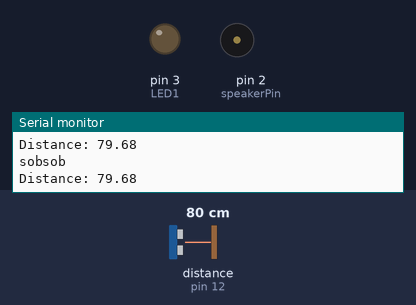
Bench run of a sketch on a simulated Arduino Uno, built with avr-gcc and run on an emulated ATmega328P. On the bench: output pins drawn as LEDs (lit = HIGH), buzzer (waves = sounding), the last lines printed to the serial monitor. Wiring (inferred from the names in the program): ultrasonic range finder: trigger pin 13; echo pin 12. Dashed ring = blinking. Inputs (shaded band) come from the test bench; at power-on: distance to the obstacle (sensor on pin 12) 80 cm. The echo pulse lasts 58.3 µs per cm; pins used as bus, display or sensor lines are not drawn.

Above: at 1.2 s.
1.3 s: distance to the obstacle (sensor on pin 12) set to 23 cm
2.8 s: distance to the obstacle (sensor on pin 12) set to 19 cm
At 3.6 s:
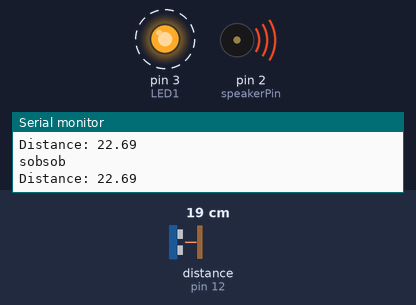
5.8 s: distance to the obstacle (sensor on pin 12) set to 35 cm
At 6.7 s:
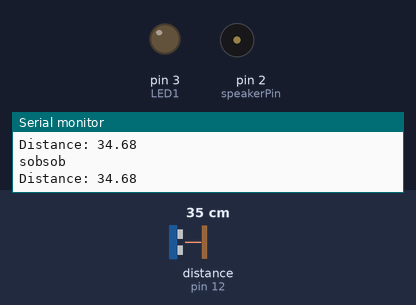
7.5 s: distance to the obstacle (sensor on pin 12) set to 2 cm
At 8.3 s:
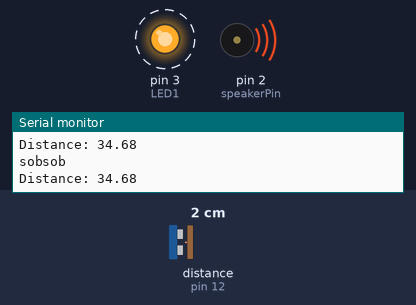
Timing chart, 0 to 11.5 s (numbered marks = the images above; inputs shaded):
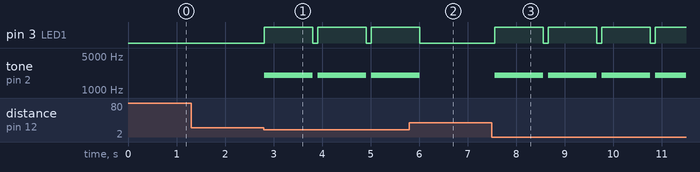

The sketch:

project2_range_based_alarm.ino
```cpp
// C++ code
//

const int trigPin = 13;
const int echoPin = 12;
const int speakerPin = 2;
const int LED1 = 3;

float duration;
float distance;

void setup()
{
  pinMode(trigPin, OUTPUT);
  pinMode(echoPin, INPUT);
  Serial.begin(115200);

  pinMode(speakerPin, OUTPUT);
  pinMode(LED1, OUTPUT);
  digitalWrite(LED1,LOW);
}

void loop()
{
  digitalWrite(trigPin, LOW);
  delayMicroseconds(2);
  digitalWrite(trigPin, HIGH);
  delayMicroseconds(10);
  digitalWrite(trigPin, LOW);


  duration = pulseIn(echoPin, HIGH);
  distance = (duration * 0.0343)/2;

  if (distance < 20) {
    digitalWrite(LED1, HIGH);
    tone(speakerPin, 2000);
    delay(1000);
    digitalWrite(LED1, LOW);
    noTone(speakerPin);

    Serial.println("haha");
  }
  else {
    digitalWrite(LED1, LOW);
    Serial.println("sobsob");
  }

  Serial.print("Distance: ");
  Serial.println(distance);
  delay(100);

}
```

Measured:
- the behaviour switches between 21 and 20 cm on distance to the obstacle (sensor on pin 12) (found by bisection; images 0 and 1)
- after the input at 2.8 s, pin 3 (LED1): alternates HIGH for 1.0 s and LOW for 0.10 s, starting at once; tone on pin 2 (speakerPin): alternates 2000 Hz for 1.0 s and silent for 0.10 s, starting at once
- after the input at 5.8 s, pin 3 (LED1): goes on until 6.0 s, then stays LOW; tone on pin 2 (speakerPin): goes on until 6.0 s, then stays silent
- after the input at 7.5 s, pin 3 (LED1): alternates HIGH for 1.0 s and LOW for 0.10 s, starting after 0.06 s; tone on pin 2 (speakerPin): alternates 2000 Hz for 1.0 s and silent for 0.10 s, starting after 0.06 s
